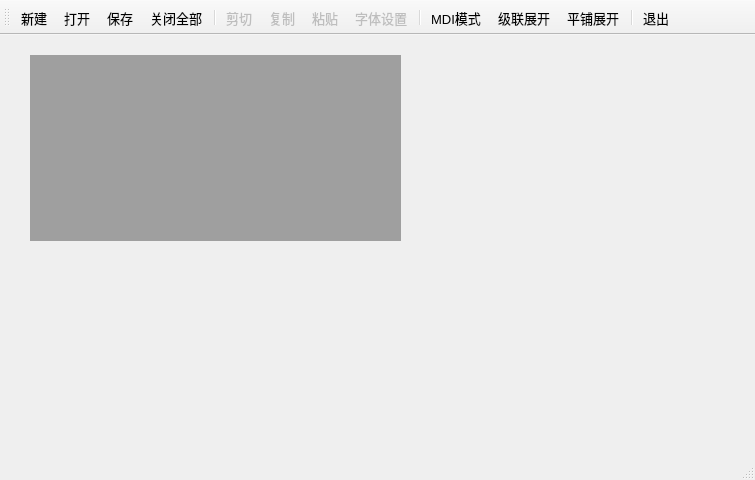
<?xml version="1.0" encoding="UTF-8"?>
<ui version="4.0">
 <class>MainWindow</class>
 <widget class="QMainWindow" name="MainWindow">
  <property name="geometry">
   <rect>
    <x>0</x>
    <y>0</y>
    <width>755</width>
    <height>480</height>
   </rect>
  </property>
  <property name="font">
   <font>
    <pointsize>10</pointsize>
   </font>
  </property>
  <property name="windowTitle">
   <string>MDI应用程序</string>
  </property>
  <widget class="QWidget" name="centralWidget">
   <widget class="QMdiArea" name="mdiArea">
    <property name="geometry">
     <rect>
      <x>30</x>
      <y>20</y>
      <width>371</width>
      <height>186</height>
     </rect>
    </property>
   </widget>
  </widget>
  <widget class="QToolBar" name="mainToolBar">
   <property name="autoFillBackground">
    <bool>true</bool>
   </property>
   <property name="toolButtonStyle">
    <enum>Qt::ToolButtonIconOnly</enum>
   </property>
   <attribute name="toolBarArea">
    <enum>TopToolBarArea</enum>
   </attribute>
   <attribute name="toolBarBreak">
    <bool>false</bool>
   </attribute>
   <addaction name="actDoc_New"/>
   <addaction name="actDoc_Open"/>
   <addaction name="actDoc_Save"/>
   <addaction name="actCloseALL"/>
   <addaction name="separator"/>
   <addaction name="actCut"/>
   <addaction name="actCopy"/>
   <addaction name="actPaste"/>
   <addaction name="actFont"/>
   <addaction name="separator"/>
   <addaction name="actViewMode"/>
   <addaction name="actCascade"/>
   <addaction name="actTile"/>
   <addaction name="separator"/>
   <addaction name="actQuit"/>
  </widget>
  <widget class="QStatusBar" name="statusBar"/>
  <action name="actDoc_New">
   <property name="icon">
    <iconset resource="res.qrc">
     <normaloff>:/images/images/100.bmp</normaloff>:/images/images/100.bmp</iconset>
   </property>
   <property name="text">
    <string>新建</string>
   </property>
   <property name="toolTip">
    <string>新建文档窗口</string>
   </property>
   <property name="shortcut">
    <string>Ctrl+N</string>
   </property>
  </action>
  <action name="actQuit">
   <property name="icon">
    <iconset resource="res.qrc">
     <normaloff>:/images/images/132.bmp</normaloff>:/images/images/132.bmp</iconset>
   </property>
   <property name="text">
    <string>退出</string>
   </property>
   <property name="toolTip">
    <string>退出本系统</string>
   </property>
  </action>
  <action name="actDoc_Open">
   <property name="icon">
    <iconset resource="res.qrc">
     <normaloff>:/images/images/122.bmp</normaloff>:/images/images/122.bmp</iconset>
   </property>
   <property name="text">
    <string>打开</string>
   </property>
   <property name="toolTip">
    <string>打开文档</string>
   </property>
   <property name="shortcut">
    <string>Ctrl+O</string>
   </property>
  </action>
  <action name="actFont">
   <property name="enabled">
    <bool>false</bool>
   </property>
   <property name="icon">
    <iconset resource="res.qrc">
     <normaloff>:/images/images/506.bmp</normaloff>:/images/images/506.bmp</iconset>
   </property>
   <property name="text">
    <string>字体设置</string>
   </property>
   <property name="toolTip">
    <string>字体设置</string>
   </property>
  </action>
  <action name="actCut">
   <property name="enabled">
    <bool>false</bool>
   </property>
   <property name="icon">
    <iconset resource="res.qrc">
     <normaloff>:/images/images/200.bmp</normaloff>:/images/images/200.bmp</iconset>
   </property>
   <property name="text">
    <string>剪切</string>
   </property>
   <property name="toolTip">
    <string>剪切</string>
   </property>
   <property name="shortcut">
    <string>Ctrl+X</string>
   </property>
  </action>
  <action name="actCopy">
   <property name="enabled">
    <bool>false</bool>
   </property>
   <property name="icon">
    <iconset resource="res.qrc">
     <normaloff>:/images/images/202.bmp</normaloff>:/images/images/202.bmp</iconset>
   </property>
   <property name="text">
    <string>复制</string>
   </property>
   <property name="toolTip">
    <string>复制</string>
   </property>
   <property name="shortcut">
    <string>Ctrl+C</string>
   </property>
  </action>
  <action name="actPaste">
   <property name="enabled">
    <bool>false</bool>
   </property>
   <property name="icon">
    <iconset resource="res.qrc">
     <normaloff>:/images/images/204.bmp</normaloff>:/images/images/204.bmp</iconset>
   </property>
   <property name="text">
    <string>粘贴</string>
   </property>
   <property name="toolTip">
    <string>粘贴</string>
   </property>
   <property name="shortcut">
    <string>Ctrl+V</string>
   </property>
  </action>
  <action name="actViewMode">
   <property name="checkable">
    <bool>true</bool>
   </property>
   <property name="icon">
    <iconset resource="res.qrc">
     <normaloff>:/images/images/230.bmp</normaloff>:/images/images/230.bmp</iconset>
   </property>
   <property name="text">
    <string>MDI模式</string>
   </property>
   <property name="toolTip">
    <string>窗口模式或页面模式</string>
   </property>
  </action>
  <action name="actCascade">
   <property name="icon">
    <iconset resource="res.qrc">
     <normaloff>:/images/images/400.bmp</normaloff>:/images/images/400.bmp</iconset>
   </property>
   <property name="text">
    <string>级联展开</string>
   </property>
   <property name="toolTip">
    <string>窗口级联展开</string>
   </property>
  </action>
  <action name="actTile">
   <property name="icon">
    <iconset resource="res.qrc">
     <normaloff>:/images/images/406.bmp</normaloff>:/images/images/406.bmp</iconset>
   </property>
   <property name="text">
    <string>平铺展开</string>
   </property>
   <property name="toolTip">
    <string>窗口平铺展开</string>
   </property>
  </action>
  <action name="actCloseALL">
   <property name="icon">
    <iconset resource="res.qrc">
     <normaloff>:/images/images/128.bmp</normaloff>:/images/images/128.bmp</iconset>
   </property>
   <property name="text">
    <string>关闭全部</string>
   </property>
   <property name="toolTip">
    <string>关闭所有窗口</string>
   </property>
  </action>
  <action name="actDoc_Save">
   <property name="icon">
    <iconset resource="res.qrc">
     <normaloff>:/images/images/104.bmp</normaloff>:/images/images/104.bmp</iconset>
   </property>
   <property name="text">
    <string>保存</string>
   </property>
   <property name="toolTip">
    <string>保存修改</string>
   </property>
   <property name="shortcut">
    <string>Ctrl+S</string>
   </property>
  </action>
 </widget>
 <layoutdefault spacing="6" margin="11"/>
 <resources>
  <include location="res.qrc"/>
 </resources>
 <connections>
  <connection>
   <sender>actQuit</sender>
   <signal>triggered()</signal>
   <receiver>MainWindow</receiver>
   <slot>close()</slot>
   <hints>
    <hint type="sourcelabel">
     <x>-1</x>
     <y>-1</y>
    </hint>
    <hint type="destinationlabel">
     <x>373</x>
     <y>235</y>
    </hint>
   </hints>
  </connection>
 </connections>
</ui>
